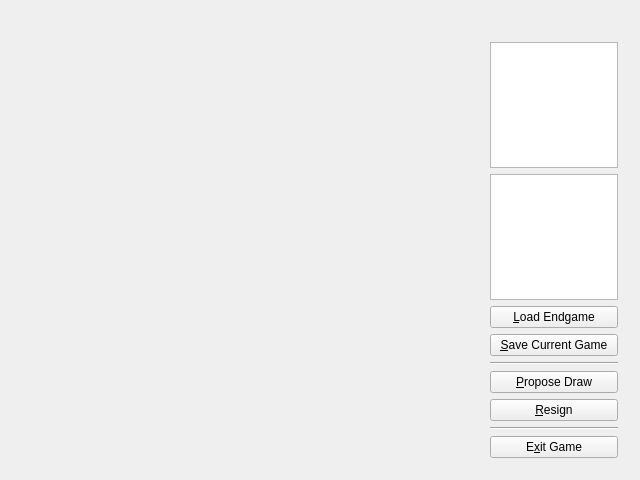
<?xml version="1.0" encoding="UTF-8"?>
<ui version="4.0">
 <class>frmMain</class>
 <widget class="QMainWindow" name="frmMain">
  <property name="geometry">
   <rect>
    <x>0</x>
    <y>0</y>
    <width>640</width>
    <height>480</height>
   </rect>
  </property>
  <property name="minimumSize">
   <size>
    <width>640</width>
    <height>480</height>
   </size>
  </property>
  <property name="font">
   <font>
    <family>Segoe UI</family>
   </font>
  </property>
  <property name="windowTitle">
   <string>Chess!</string>
  </property>
  <property name="locale">
   <locale language="English" country="UnitedStates"/>
  </property>
  <widget class="QWidget" name="centralWidget">
   <layout class="QHBoxLayout" name="horizontalLayout" stretch="0,0">
    <item>
     <widget class="QWidget" name="canvas" native="true"/>
    </item>
    <item>
     <widget class="QWidget" name="widget" native="true">
      <property name="minimumSize">
       <size>
        <width>0</width>
        <height>0</height>
       </size>
      </property>
      <property name="maximumSize">
       <size>
        <width>150</width>
        <height>16777215</height>
       </size>
      </property>
      <layout class="QGridLayout" name="gridLayout">
       <item row="3" column="0">
        <widget class="QTextBrowser" name="txtCommands"/>
       </item>
       <item row="0" column="0">
        <widget class="QLabel" name="lblCountdown">
         <property name="sizePolicy">
          <sizepolicy hsizetype="Expanding" vsizetype="Fixed">
           <horstretch>0</horstretch>
           <verstretch>0</verstretch>
          </sizepolicy>
         </property>
         <property name="font">
          <font>
           <stylestrategy>PreferDefault</stylestrategy>
           <kerning>true</kerning>
          </font>
         </property>
         <property name="text">
          <string/>
         </property>
         <property name="alignment">
          <set>Qt::AlignCenter</set>
         </property>
        </widget>
       </item>
       <item row="10" column="0">
        <widget class="QPushButton" name="btnExit">
         <property name="text">
          <string>E&amp;xit Game</string>
         </property>
        </widget>
       </item>
       <item row="2" column="0">
        <widget class="QTableView" name="lstRecord">
         <property name="editTriggers">
          <set>QAbstractItemView::NoEditTriggers</set>
         </property>
         <property name="alternatingRowColors">
          <bool>true</bool>
         </property>
         <attribute name="horizontalHeaderVisible">
          <bool>true</bool>
         </attribute>
         <attribute name="verticalHeaderVisible">
          <bool>true</bool>
         </attribute>
        </widget>
       </item>
       <item row="9" column="0">
        <widget class="Line" name="line">
         <property name="orientation">
          <enum>Qt::Horizontal</enum>
         </property>
        </widget>
       </item>
       <item row="8" column="0">
        <widget class="QPushButton" name="btnResign">
         <property name="text">
          <string>&amp;Resign</string>
         </property>
        </widget>
       </item>
       <item row="6" column="0">
        <widget class="Line" name="line_2">
         <property name="orientation">
          <enum>Qt::Horizontal</enum>
         </property>
        </widget>
       </item>
       <item row="7" column="0">
        <widget class="QPushButton" name="btnProposeDraw">
         <property name="text">
          <string>&amp;Propose Draw</string>
         </property>
        </widget>
       </item>
       <item row="4" column="0">
        <widget class="QPushButton" name="btnLoad">
         <property name="text">
          <string>&amp;Load Endgame</string>
         </property>
        </widget>
       </item>
       <item row="5" column="0">
        <widget class="QPushButton" name="btnSave">
         <property name="text">
          <string>&amp;Save Current Game</string>
         </property>
        </widget>
       </item>
      </layout>
     </widget>
    </item>
   </layout>
  </widget>
 </widget>
 <layoutdefault spacing="6" margin="11"/>
 <resources/>
 <connections/>
</ui>
